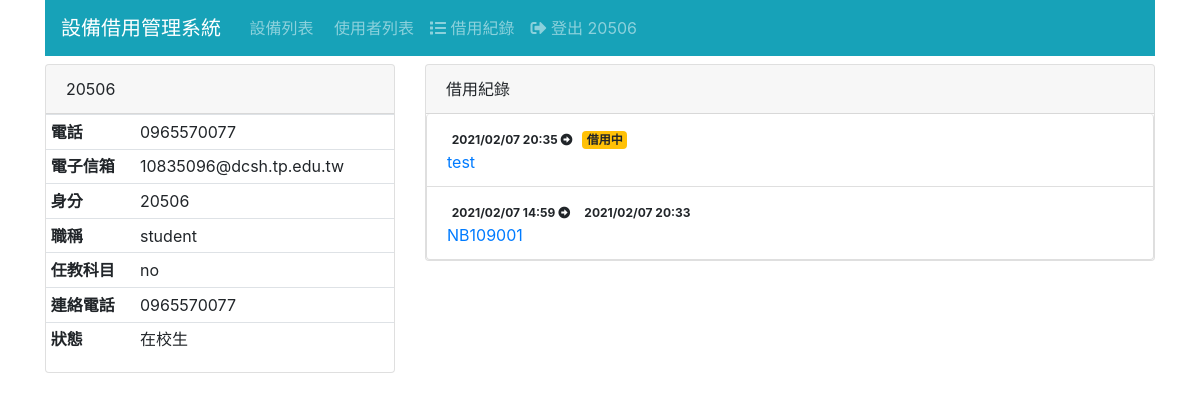
The app's page /borrower/3/ (signed in), older data.
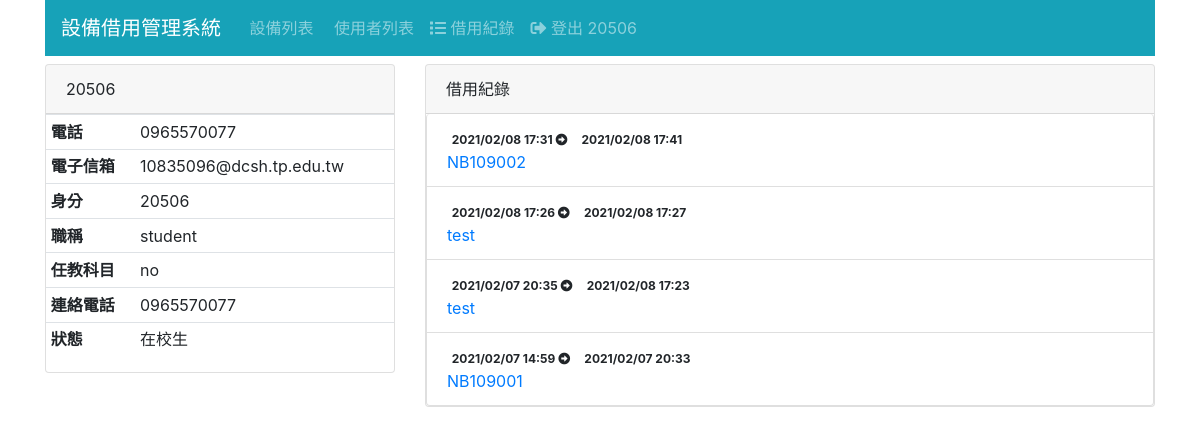
The same page, newer data.
### log/models.py (models this page shows, shortened)
class Log(Model):
    borrower = ForeignKey(Borrower, CASCADE)
    equip = ForeignKey(Equip, CASCADE)
    checkout = DateTimeField('借用時間', auto_now_add=True)
    returned = DateTimeField('歸還時間', null=True)    # 以 null 代表尚未歸還

### equip/models.py (models this page shows, shortened)
class Equip(Model):
    SerialNumber = CharField('設備編號', max_length=255)
    pattern = CharField('型號', max_length=255)
    PropertyNumber = CharField('財產編號', max_length=255)
    comment = CharField('備註',max_length=255)

### borrower/views.py (the view)
# urls.py: path('<int:pk>/', BorrowerView.as_view(), name='borrower_view'),
class BorrowerView(LoginRequiredMixin, DetailView):   # 檢視讀者
    model = Borrower
    def get_context_data(self, **kwargs):
        ctx = super().get_context_data(**kwargs)
        ctx['log_list'] = Log.objects.filter(
            borrower=self.object
        ).order_by('-id').select_related('equip')
        return ctx

### templates/borrower/borrower_detail.html
{% extends "base.html" %}
{% block content %}
<div id="borrower-detail">
  <div class="row">
    <div class="col-md-4">
      <div class="card">
        <div class="card-header">
          {{ borrower.realname }}
        </div>
        <table class="table table-sm">
          <tr>
            <th>電話</th>
            <td>{{ borrower.tel }}</td>
          </tr>
          <tr>
            <th>電子信箱</th>
            <td>{{ borrower.email }}</td>
          </tr>
          <tr>
            <th>身分</th>
            <td>{{ borrower.identify }}</td>
          </tr>
          <tr>
            <th>職稱</th>
            <td>{{ borrower.work }}</td>
          </tr>
          <tr>
            <th>任教科目</th>
            <td>{{ borrower.subject }}</td>
          </tr>
          <tr>
            <th>連絡電話</th>
            <td>{{ borrower.tel }}</td>
          </tr>
          <tr>
            <th>狀態</th>
            <td>{{ borrower.state }}</td>
          </tr>
        </table>
      </div>
    </div>
    <div class="col-md-8">
      <div class="card">
        <div class="card-header">借用紀錄</div>
        <ul class="list-group">
          {% for log in log_list %}
          <li class="list-group-item">
            <div>
              <span class="badge">
              {{ log.checkout|date:"Y/m/d H:i" }}
              <i class="fas fa-arrow-alt-circle-right"></i>
              </span>
              {% if log.returned %}
                <span class="badge">
                  {{ log.returned|date:"Y/m/d H:i" }}
                </span>
              {% else %}
                <span class="badge badge-warning">借用中</span>
              {% endif %}
            </div>
            <div>
              <a href="{% url 'equip_view' log.equip.id %}">
                {{ log.equip.SerialNumber }}
              </a>
            </div>
          </li>
          {% empty %}
          <li class="list-group-item">無</li>
          {% endfor %}
        </ul>
      </div>
    </div>
  </div>
</div>
{% endblock %}

Row changes from the older to the newer data that the page shows:
added Log: checkout "2021/02/08 17:31", returned "2021/02/08 17:41", equip.SerialNumber "NB109002"
added Log: checkout "2021/02/08 17:26", returned "2021/02/08 17:27", equip.SerialNumber "test"
changed Log (number 3 of 4 on the later page): returned (not shown) → "2021/02/08 17:23"; no longer shows "借用中"
